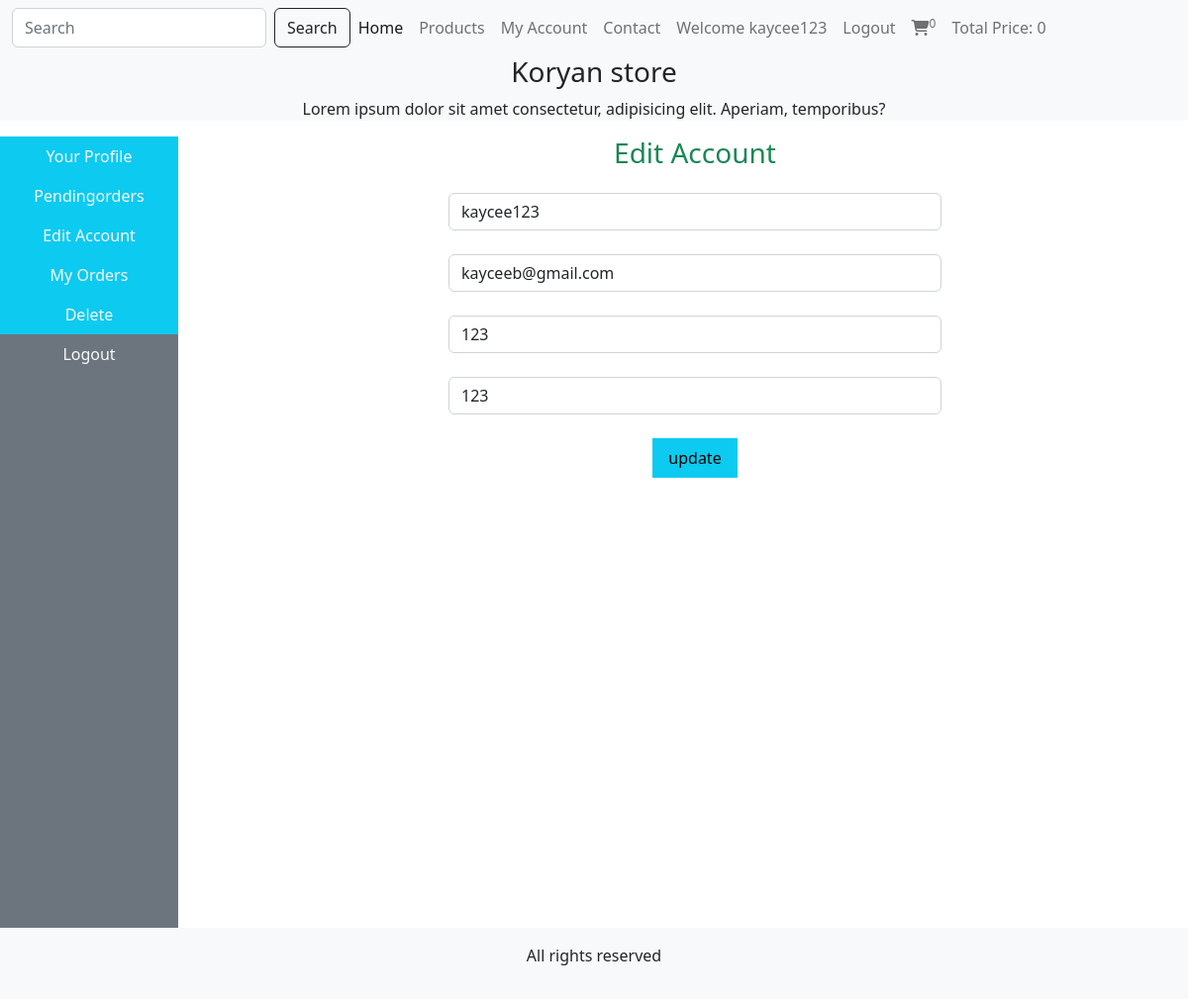
The app's page /users_area/profile.php?edit_account (signed in) with its own data.
### tables this page shows
CREATE TABLE `user_table` (
  `user_id` int(11) NOT NULL,
  `username` varchar(100) NOT NULL,
  `user_email` varchar(100) NOT NULL,
  `user_password` varchar(255) NOT NULL,
  `user_ip` varchar(100) NOT NULL,
  `user_address` varchar(255) NOT NULL,
  `user_mobile` varchar(20) NOT NULL
);

### users_area/editaccount.php (the view, shortened to what this page needs)
<?php
if(isset($_GET['edit_account'])){
    $user_session_name=$_SESSION['username'];
    $select_query="Select * from `user_table` where username='$user_session_name'";
    $result_query=mysqli_query($con, $select_query);
    $row_fetch=mysqli_fetch_assoc($result_query);
    $username=$row_fetch['username'];
    $user_email=$row_fetch['user_email'];
    $user_address=$row_fetch['user_address'];
    $user_mobile=$row_fetch['user_mobile'];
}
?>
<!DOCTYPE html>
<html lang="en">
<head>
</head>
<body>
    <h3 class="text-center text-success mb-4">Edit Account</h3>
    <form action="" method="post" class="text-center">
        <div class="form-outline mb-4">
            <input type="text" class="form-control w-50 m-auto" value="<?php echo $username ?>" name="user_username">
        </div>
        <div class="form-outline mb-4">
            <input type="email" class="form-control w-50 m-auto" value="<?php echo $user_email ?>" name="user_email">
        </div>
        <div class="form-outline mb-4">
            <input type="text" class="form-control w-50 m-auto"value="<?php echo $user_address ?>" name="user_address">
        </div>
        <div class="form-outline mb-4">
            <input type="text" class="form-control w-50 m-auto" value="<?php echo $user_mobile ?>" name="user_mobile">
        </div>
        <input type="submit" value="update" class="bg-info py-2 px-3 border-0" name="user_update">
    </form>
</body>
</html>

### style.css (style rules this page uses)
* { margin: 0; padding: 0; box-sizing: border-box; }

### records on screen
user_table: user_username "kaycee123", user_email "kayceeb@gmail.com", user_mobile "123"

### other values on screen
$_SESSION['username'] "kaycee123"
$count_cart_items "0"
$total_price "0"
